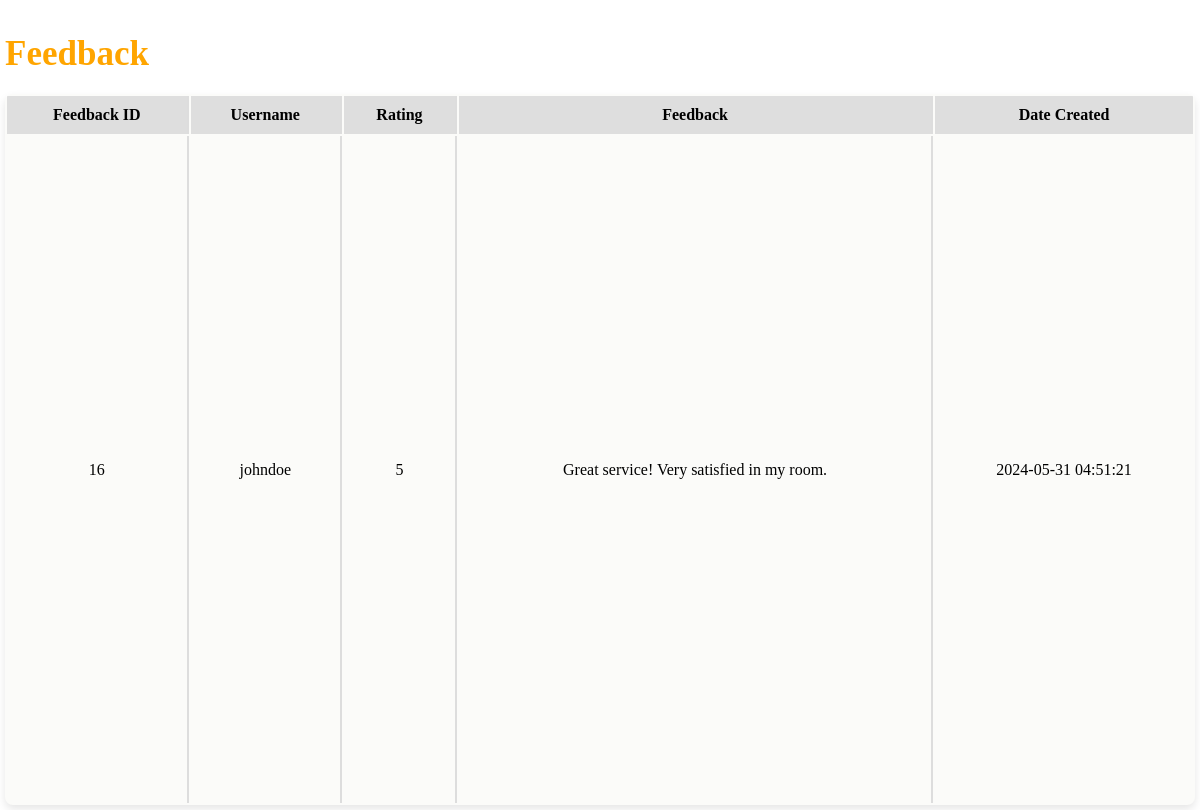
The page /pages/admin-dashboard/feedback.php on the database its author committed.
### tables this page shows
CREATE TABLE `feedback` (
  `id` int(11) NOT NULL AUTO_INCREMENT,
  `username` varchar(255) DEFAULT NULL,
  `rating` int(11) NOT NULL,
  `feedback` text NOT NULL,
  `created_at` timestamp NOT NULL DEFAULT current_timestamp(),
  PRIMARY KEY (`id`)
);

### pages/admin-dashboard/feedback.php (the view, shortened to what this page needs)
<!DOCTYPE html>
<html lang="en">
<head>
  <link rel="stylesheet" href="https://cdnjs.cloudflare.com/ajax/libs/font-awesome/5.15.4/css/all.min.css">
  <link rel="stylesheet" href="../../../hotel_reservation_system/styles/admin-management.css">
</head>
<body>
  <div class="main-container">
    <div class="container" id="main-content">
      <div class="title-con">
        <h2 class="section-heading">Feedback</h2>
      </div>
      <?php
      include("../../accounts/db.php");
      $sql = "SELECT * FROM feedback";
      $result = $conn->query($sql);
      ?>
      <div class="table-container">
        <table id="user-table">
          <thead>
            <tr>
              <th>Feedback ID</th>
              <th>Username</th>
              <th>Rating</th>
              <th>Feedback</th>
              <th>Date Created</th>
            </tr>
          </thead>
          <tbody>
            <?php
            if ($result->num_rows > 0) {
              while ($row = $result->fetch_assoc()) {
            ?>
                <tr>
                  <td><?php echo $row["id"]; ?></td>
                  <td><?php echo $row["username"]; ?></td>
                  <td><?php echo $row["rating"]; ?></td>
                  <td><?php echo $row["feedback"]; ?></td>
                  <td><?php echo $row["created_at"]; ?></td>
                </tr>
            <?php
              }
            } else {
              echo "<tr><td colspan='4' class='no-results'>No feedback yet.</td></tr>";
            }
            ?>
          </tbody>
        </table>
      </div>
    </div>
  </div>
</body>
</html>

### styles/admin-management.css (style rules this page uses)
html, body { height: 100%; margin: 0; padding: 0; }
.section-heading { font-size: 35px; font-weight: bold; color: orange; margin-bottom: 20px; }
.title-con { display: flex; align-items: center; width: 100%; justify-content: space-between; }
.main-container { width: auto; height: 100%; display: flex; }
.container { width: 100%; margin: 0 auto 0 auto; padding: 5px; display: flex; align-items: center; flex-direction: column; height: 100%; }
.table-container { display: flex; width: 100%; border-radius: 8px; background-color: #fbfbf9; box-shadow: 0 4px 8px rgba(0, 0, 0, 0.1); overflow-x: auto; overflow-y: auto; height: 100%; }
table { width: 100%; border-radius: inherit; overflow-x: auto; overflow-y: auto; }
tr { border-bottom: 2px solid #dddddd; }
th { background-color: #dedede; }
th, td { padding: 10px; text-align: center; border-right: 2px solid #dddddd; }
th:last-child, td:last-child { border-right: none; }
tr:last-child { border-bottom: none; }
.main-container, .view-hotel-and-back-btn-container { -webkit-animation: fade-in-left 0.6s cubic-bezier(0.39, 0.575, 0.565, 1) both; animation: fade-in-left 0.6s cubic-bezier(0.39, 0.575, 0.565, 1) both; }

### rows shown on the page
feedback: id "16", username "johndoe", rating "5", feedback "Great service! Very satisfied in my room.", created_at "2024-05-31 04:51:21"
